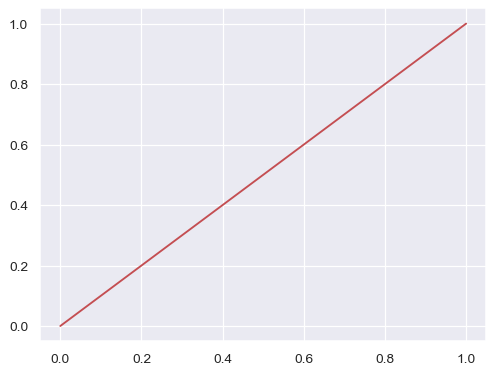

Reproduce this figure in Python.
import matplotlib.pyplot as plt
import seaborn as sns; sns.set_theme()
sns.set_color_codes()
_ = plt.plot([0, 1], color="r")
